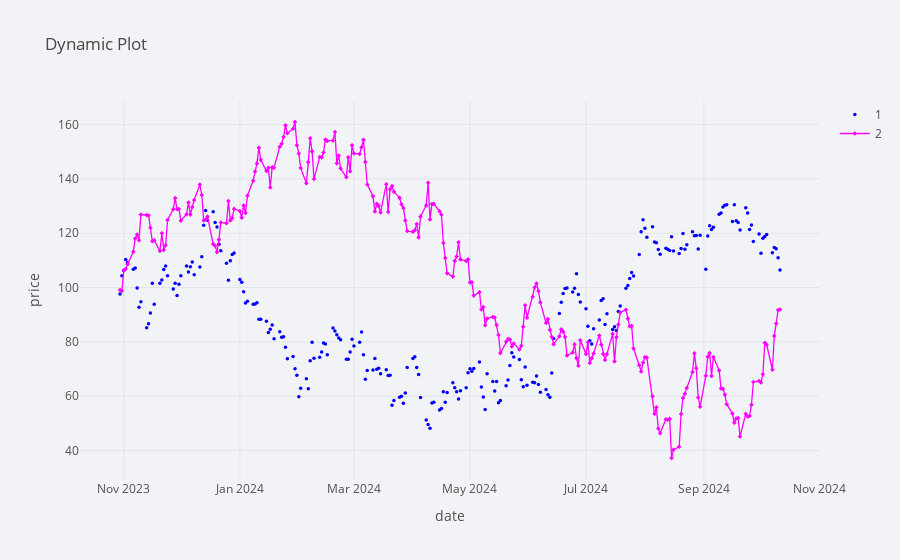

Here is the notebook cell this chart was saved with:
### Markdown cell above
与matplotlib一样，`df.iplot`也支持我们使用多种参数对图表进行定制。

### Code cell
plyo.iplot(
    df[['1', '2']].iplot(
        asFigure=True,
        theme='polar',
        title='Dynamic Plot',
        xTitle='date',
        yTitle='price',
        mode={'1': 'markers', '2': 'lines+markers'},
        symbol={'1': 'circle', '2': 'diamond'},
        size=3.5,
        colors={'1': 'blue', '2': 'magenta'},
    ),
    # image='png',
    filename='ply_02'
)

### Figure 1 — Plotly figure (JSON) as saved in the notebook; plotly's stock layout.template omitted (floating-point values rounded to 4 significant figures; data arrays with more than 128 entries replaced by an {"elided": "..."} marker saying what was removed)
{"data": [{"line": {"color": "blue", "dash": "solid", "shape": "linear", "width": 1.3}, "marker": {"size": 3.5, "symbol": "circle"}, "mode": "markers", "name": "1", "text": "", "x": {"elided": "250 str values"}, "y": {"elided": "250 float values"}, "type": "scatter"}, {"line": {"color": "magenta", "dash": "solid", "shape": "linear", "width": 1.3}, "marker": {"size": 3.5, "symbol": "diamond"}, "mode": "lines+markers", "name": "2", "text": "", "x": {"elided": "250 str values"}, "y": {"elided": "250 float values"}, "type": "scatter"}], "layout": {"legend": {"bgcolor": "#F2F3F7", "font": {"color": "#505050"}}, "paper_bgcolor": "#F2F3F7", "plot_bgcolor": "#F2F3F7", "title": {"font": {"color": "#484848"}, "text": "Dynamic Plot"}, "xaxis": {"gridcolor": "#E1E5ED", "showgrid": true, "tickfont": {"color": "#505050"}, "title": {"font": {"color": "#505050"}, "text": "date"}, "zerolinecolor": "#E1E5ED"}, "yaxis": {"gridcolor": "#E1E5ED", "showgrid": true, "tickfont": {"color": "#505050"}, "title": {"font": {"color": "#505050"}, "text": "price"}, "zerolinecolor": "#E1E5ED"}}}
